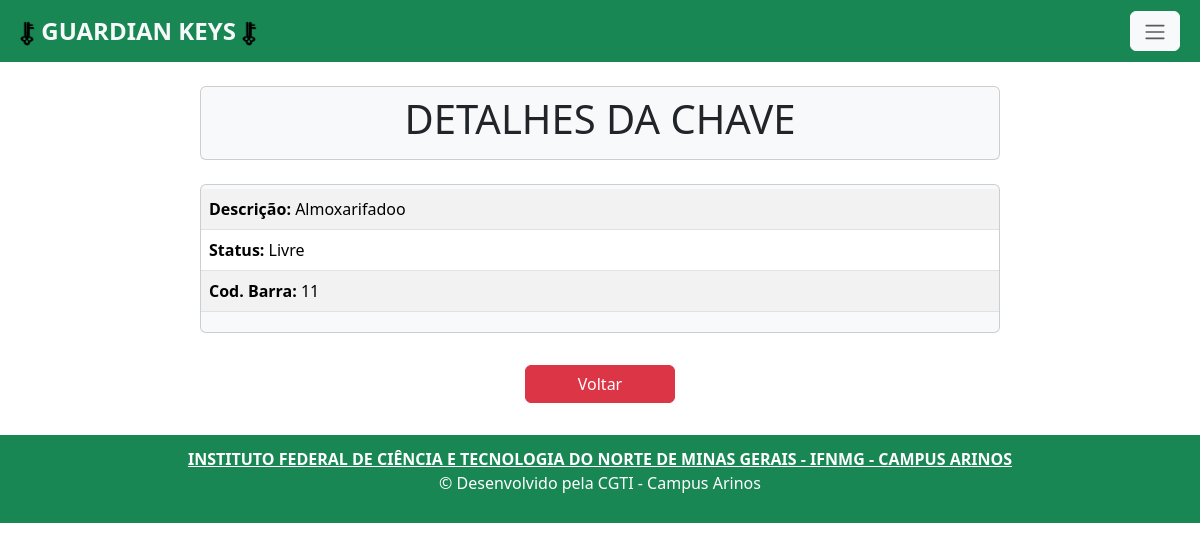
Page /chave_view/1/ on the committed database.
### app/models.py (models this page shows, shortened)
class Chave(models.Model):
    descricao = models.CharField(max_length=150)
    status = models.CharField(max_length=22, choices=STATUS)
    codbarra = models.CharField(max_length=150, unique=True)

### app/views.py (the view)
# urls.py: path('chave_view/<int:pk>/', chave_view, name='chave_view'),
def chave_view(request, pk):
    data = {}
    data['db'] = Chave.objects.get(pk=pk)
    return render(request, 'chave_view.html', data)

### app/templates/chave_view.html
{% extends 'base.html' %}
{% load static %}
{% block content%}
    <div class="col-8 m-auto pt-2 pb-2 text-center card rounded bg-light mb-4">
    <h1>DETALHES DA CHAVE</h1>
    </div>
    <div class="col-8 m-auto pt-1 pb-1 text-center card rounded bg-light mb-4">
      <table class="table table-striped">
        <tbody>
              <tr>
                <td style="text-align: left;"><strong>Descrição: </strong>{{db.descricao}}</td>
              </tr>
              <tr>
                <td style="text-align: left;"><strong>Status: </strong>{{db.status}}</td>
              </tr>
              <tr>
                <td style="text-align: left;"><strong>Cod. Barra: </strong>{{db.codbarra}}</td>
              </tr>
        </tbody>
      </table>
    </div>
    <div class="col-8 m-auto pt-2 pb-2 text-center ">
        <a class="btn btn-danger" style="width: 150px;" href="/chave_index"> Voltar </a>
    </div>
{% endblock %}

### rows in the picture
Chave: descricao "Almoxarifadoo", status "Livre", codbarra "11"
